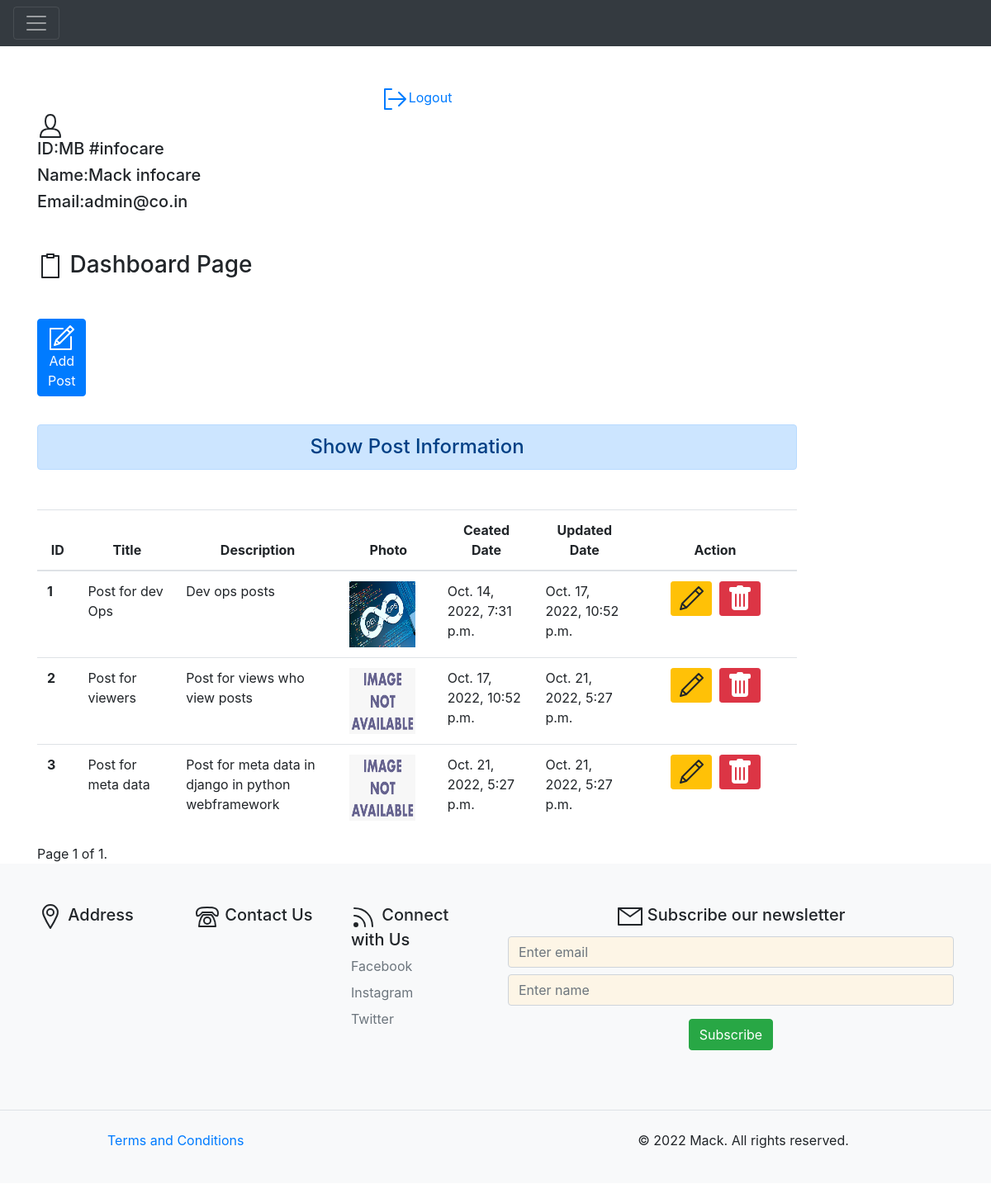
The page /dashboard/ (signed in) on the database its author committed.
### blog/models.py (models this page shows, shortened)
class Post(models.Model):
    title = models.CharField(max_length=500)
    description = models.TextField(max_length=500)
    photo = models.ImageField(upload_to='static/images/',blank=True)
    created_at = models.DateTimeField(auto_now_add=True)
    updated_at = models.DateTimeField(auto_now=True)
    class Meta:
        verbose_name = 'Post'
        verbose_name_plural = 'Post'

### blog/views.py (the view)
# urls.py: path('dashboard/', views.dashboard, name="dashboard"),
def dashboard(request):
    if request.user.is_authenticated:
        posts = Post.objects.all()
        paginator = Paginator(posts, 5)
        page_number = request.GET.get('page')
        page_obj = paginator.get_page(page_number)
        user = request.user
        full_name = user.get_full_name()
        email = user.email
        gps = user.groups.all()
        short_name = user.last_name
        def fun(short_name):
            return('#'+short_name)
        return render(request, 'blog/dashboard.html', {'posts': page_obj, 'full_name': full_name, 'groups': gps, 'email': email, 'page_obj': page_obj,'last_name':fun(short_name)})
    else:
        return HttpResponseRedirect('/login/')

### blog/templates/blog/dashboard.html (shortened to what this page needs)
{% extends 'blog/base.html' %}
{% load  static %}
{% block side %}
<div class="col-sm-10">
  <div align="center">
    <a href="{% url 'logout'%}"><svg id="i-signout" xmlns="http://www.w3.org/2000/svg" viewBox="0 0 32 32" width="32" height="32" fill="none" stroke="currentcolor" stroke-linecap="round" stroke-linejoin="round" stroke-width="2">
      <path d="M28 16 L8 16 M20 8 L28 16 20 24 M11 28 L3 28 3 4 11 4" />
    </svg>Logout</a>
  </div>
  <div class="col-sm-2" style="display: contents;>
    <h4 class="my-5">
    <h5>ID:MB {{last_name}}</h5>
    <h5>Name:{{full_name}}</h5>
    <h5>Email:{{email}}</h5>
  </div>
{% endblock side %}
{% block content%}
    <h3 class="my-5"><svg id="i-clipboard" xmlns="http://www.w3.org/2000/svg" viewBox="0 0 32 32" width="32" height="32" fill="none" stroke="currentcolor" stroke-linecap="round" stroke-linejoin="round" stroke-width="2">
      <path d="M12 2 L12 6 20 6 20 2 12 2 Z M11 4 L6 4 6 30 26 30 26 4 21 4" />
  </svg> Dashboard Page</h3>
    <div class="animate">
    <a href="{% url 'add_post'%}" class="btn btn-primary"><svg id="i-compose" xmlns="http://www.w3.org/2000/svg" viewBox="0 0 32 32" width="32" height="32" fill="none" stroke="currentcolor" stroke-linecap="round" stroke-linejoin="round" stroke-width="2">
      <path d="M27 15 L27 30 2 30 2 5 17 5 M30 6 L26 2 9 19 7 25 13 23 Z M22 6 L26 10 Z M9 19 L13 23 Z" />
  </svg> Add Post</a>
  </div>
  <br></br>
    <h4 class="text-center alert alert-primary my-5">Show Post Information</h4>
    {% if posts %}
    <div style="overflow-x:auto;">
    <table class="table table-hover ">
      <thead>
        <tr class="text-center">
          <th scope="col" style="width:5%">ID</th>
          <th scope="col" style="width:12%">Title</th>
          <th scope="col" style="width:20%">Description</th>
          <th scope="col" style="width:12%">Photo</th>
          <th scope="col" style="width:12%">Ceated Date</th>
          <th scope="col" style="width:12%">Updated Date</th>
          <th scope="col" style="width:20%">Action</th>
        </tr>
      </thead>
      <tbody>
        {% if page_obj %}
        {% for post in posts %}
        <tr>
          <th scope="row">{{post.id}}</th>
          <td>{{post.title}}</td>
          <td>{{post.description}}</td>
          {% if post.photo %}
          <td><img src="{{post.photo.url}}" alt="no image found" height=80 width=80></img></td>
          {% else %}
          <td><img src="/static/images/image_not_found.png" alt="" height=80 width=80></img></td>
          {% endif %}
          <td>{{post.created_at}}</td>
          <td>{{post.updated_at}}</td>
          <td class="text-center">
            <a href="{% url 'update_post' post.id %}" class="btn btn-warning btn-sm"><svg id="i-edit" xmlns="http://www.w3.org/2000/svg" viewBox="0 0 32 32" width="32" height="32" fill="none" stroke="currentcolor" stroke-linecap="round" stroke-linejoin="round" stroke-width="2">
              <path d="M30 7 L25 2 5 22 3 29 10 27 Z M21 6 L26 11 Z M5 22 L10 27 Z" />
          </svg></a>&nbsp;
            {% if  perms.blog.delete_post %}
            <form action="{% url 'delete' post.id %}" method="post" class="d-inline">
            <button class="btn btn-danger btn-sm"></button>
            </form>
          {% endif %}
          </td>
        </tr>
        {% endfor %}
        {% endif %}
      </tbody>
    </table>
   </div>
<div class="pagination">
  <span class="step-links">
      <span class="current">
          Page {{ page_obj.number }} of {{ page_obj.paginator.num_pages }}.
      </span>
  </span>
</div>
    {% else %}
    <h4 class="text-center alert alert-warning">No Data Found</h4>
    {% endif %}
    </div>
</div>
{% endblock content%}

### blog/templates/blog/base.html (shortened to what this page needs)
<!DOCTYPE html>
{% load static %}
<html lang="en">
<head>
    <link rel="stylesheet" href="{% static  'blog/css/bootstrap.css'%}">
    <link rel="stylesheet" href="{% static  'blog/css/style.css'%}">
</head>
<body>
    {% include 'blog/navbar.html' %}
<br>
<div class="container">
<div class="row">
    {% block side%}
    {% endblock side%}
    {% block content%}
    {% endblock content%}
</div>
<div class="fluid bg-light ">
    <div>
    {% include 'blog/footer.html' %}
</body>
</html>

### blog/templates/blog/navbar.html (shortened to what this page needs)
    <nav class="navbar navbar-dark bg-dark">
      <button class="navbar-toggler" type="button" data-toggle="collapse" data-target="#navbarToggleExternalContent" aria-controls="navbarToggleExternalContent" aria-expanded="false" aria-label="Toggle navigation">
        <span class="navbar-toggler-icon"></span>
      </button>
    </nav>

### blog/templates/blog/footer.html (shortened to what this page needs)
{% load static %}
<footer>
<div class="container">
    <footer class="py-5">
      <div class="row">
        <div class="col-6 col-md-2 mb-3">
          <h5> Address</h5>
        </div>
        <div class="col-6 col-md-2 mb-3">
          <h5> Contact Us </h5>
          <ol class="nav flex-column">
            <li class="nav-item mb-2"><p class="nav-link p-0 text-muted">{{footer_contact}}</p></li>
          </ol>
        </div>
        <div class="col-6 col-md-2 mb-3">
          <h5><svg id="i-feed" xmlns="http://www.w3.org/2000/svg" viewBox="0 0 32 32" width="32" height="32" fill="none" stroke="currentcolor" stroke-linecap="round" stroke-linejoin="round" stroke-width="2">
            <circle cx="6" cy="26" r="2" fill="currentColor" />
            <path d="M4 15 C11 15 17 21 17 28 M4 6 C17 6 26 15 26 28" />
        </svg> Connect with Us </h5>
          <ul class="nav flex-column">
            <li class="nav-item mb-2"><a href="{{footer_fb}}" class="nav-link p-0 text-muted">Facebook</a></li>
            <li class="nav-item mb-2"><a href="{{footer_ins}}" class="nav-link p-0 text-muted">Instagram</a></li>
            <li class="nav-item mb-2"><a href="{{footer_twi}}" class="nav-link p-0 text-muted">Twitter</a></li>
          </ul>
        </div>
        <div class="col-lg-6 col-md-6" style="display: block;">
        <form enctype="multipart/form-data" method="POST" style="text-align: center;">
            <div class="form-group">
                <h5><svg id="i-mail" xmlns="http://www.w3.org/2000/svg" viewBox="0 0 32 32" width="32" height="32" fill="none" stroke="currentcolor" stroke-linecap="round" stroke-linejoin="round" stroke-width="2">
              <path d="M2 26 L30 26 30 6 2 6 Z M2 6 L16 16 30 6" />
          </svg> Subscribe our newsletter</h5>
                <input type="email" class="form-control"  id="userEmail" placeholder="Enter email" required>
                <input type="text" class="form-control mt-2" id="userName" placeholder="Enter name" required>
            </div>
             <button type="submit" id="submit" class="btn btn-success">Subscribe</button>
        </form>
    </div>
</body>
</html>
      <div class="d-flex flex-column flex-sm-row justify-content-between py-4 my-4 border-top">
        <div class="col-md-5 offset-md-1 mb-3">
          <a href="{% url 'terms'%}" class="col-6 col-md-2 mb-3">Terms and Conditions</a>
      </div>
        <p>&copy; 2022 Mack. All rights reserved.</p>
      </div>
    </body>
  </html>

### blog/static/blog/css/style.css (style rules this page uses)
.form-control, .form-control:focus { background-color: oldlace; }

### blog/templates/blog/dashboard.html (style rules this page uses)
.animate { height: 32px; width: 32px; transition: width 2s; }

### rows shown on the page
Post: id "1", title "Post for dev Ops", description "Dev ops posts", photo (picture), created_at "Oct. 14, 2022, 7:31 p.m.", updated_at "Oct. 17, 2022, 10:52 p.m."
Post: id "2", title "Post for viewers", description "Post for views who view posts", created_at "Oct. 17, 2022, 10:52 p.m.", updated_at "Oct. 21, 2022, 5:27 p.m."
Post: id "3", title "Post for meta data", description "Post for meta data in django in python webframework", created_at "Oct. 21, 2022, 5:27 p.m.", updated_at "Oct. 21, 2022, 5:27 p.m."

### other values the page prints
{{ last_name }} "#infocare"
{{ full_name }} "Mack infocare"
{{ email }} "admin@co.in"
{{ page_obj.number }} "1"
{{ page_obj.paginator.num_pages }} "1"
